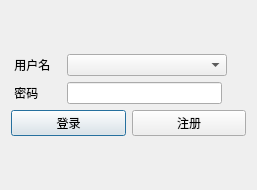
<?xml version="1.0" encoding="UTF-8"?>
<ui version="4.0">
 <class>Login</class>
 <widget class="QDialog" name="Login">
  <property name="geometry">
   <rect>
    <x>0</x>
    <y>0</y>
    <width>257</width>
    <height>190</height>
   </rect>
  </property>
  <property name="windowTitle">
   <string>Dialog</string>
  </property>
  <property name="autoFillBackground">
   <bool>true</bool>
  </property>
  <layout class="QVBoxLayout" name="verticalLayout_2">
   <item>
    <layout class="QVBoxLayout" name="verticalLayout">
     <item>
      <layout class="QHBoxLayout" name="horizontalLayout">
       <property name="sizeConstraint">
        <enum>QLayout::SetFixedSize</enum>
       </property>
       <item>
        <widget class="QLabel" name="label">
         <property name="minimumSize">
          <size>
           <width>50</width>
           <height>0</height>
          </size>
         </property>
         <property name="text">
          <string> 用户名</string>
         </property>
        </widget>
       </item>
       <item>
        <widget class="QComboBox" name="comboBox">
         <property name="minimumSize">
          <size>
           <width>160</width>
           <height>0</height>
          </size>
         </property>
         <property name="maximumSize">
          <size>
           <width>200</width>
           <height>16777215</height>
          </size>
         </property>
        </widget>
       </item>
       <item>
        <spacer name="horizontalSpacer">
         <property name="orientation">
          <enum>Qt::Horizontal</enum>
         </property>
         <property name="sizeHint" stdset="0">
          <size>
           <width>40</width>
           <height>20</height>
          </size>
         </property>
        </spacer>
       </item>
      </layout>
     </item>
     <item>
      <layout class="QHBoxLayout" name="horizontalLayout_2">
       <item>
        <widget class="QLabel" name="label_2">
         <property name="minimumSize">
          <size>
           <width>50</width>
           <height>0</height>
          </size>
         </property>
         <property name="text">
          <string> 密码 </string>
         </property>
        </widget>
       </item>
       <item>
        <widget class="QLineEdit" name="pwdBox">
         <property name="minimumSize">
          <size>
           <width>155</width>
           <height>0</height>
          </size>
         </property>
         <property name="maximumSize">
          <size>
           <width>160</width>
           <height>16777215</height>
          </size>
         </property>
        </widget>
       </item>
       <item>
        <spacer name="horizontalSpacer_2">
         <property name="orientation">
          <enum>Qt::Horizontal</enum>
         </property>
         <property name="sizeHint" stdset="0">
          <size>
           <width>40</width>
           <height>20</height>
          </size>
         </property>
        </spacer>
       </item>
      </layout>
     </item>
     <item>
      <layout class="QHBoxLayout" name="horizontalLayout_3">
       <item>
        <widget class="QPushButton" name="sign_in">
         <property name="text">
          <string>登录</string>
         </property>
        </widget>
       </item>
       <item>
        <widget class="QPushButton" name="sign_up">
         <property name="text">
          <string>注册</string>
         </property>
        </widget>
       </item>
      </layout>
     </item>
    </layout>
   </item>
  </layout>
 </widget>
 <resources/>
 <connections/>
</ui>
